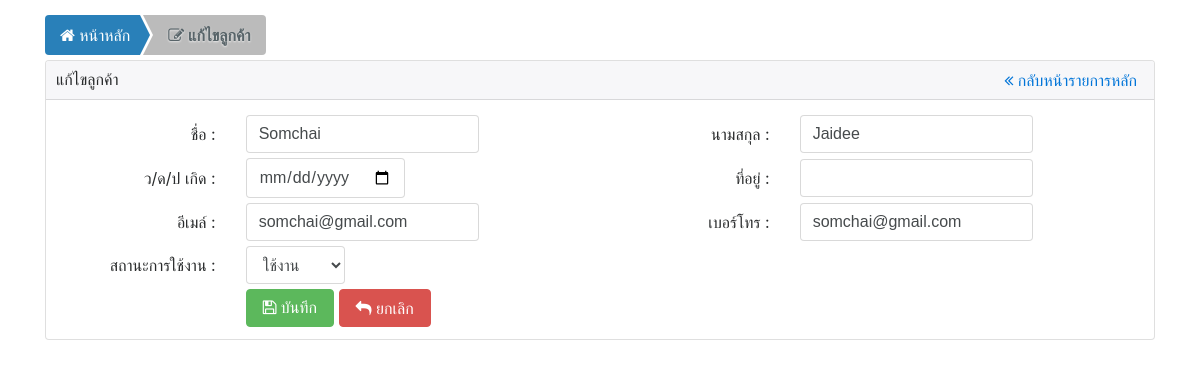
The app's page /customers/add-edit.php?id=1 with its own data.
### tables this page shows
CREATE TABLE IF NOT EXISTS `customers` (
  `cus_id` int(10) unsigned NOT NULL AUTO_INCREMENT,
  `cus_first_name` varchar(50) DEFAULT NULL,
  `cus_last_name` varchar(50) DEFAULT NULL,
  `cus_dob` date DEFAULT NULL,
  `cus_address` text,
  `cus_email` varchar(50) DEFAULT NULL,
  `cus_tel` varchar(50) DEFAULT NULL,
  `created_at` datetime DEFAULT NULL,
  `updated_at` timestamp NULL DEFAULT CURRENT_TIMESTAMP ON UPDATE CURRENT_TIMESTAMP,
  `cus_status` tinyint(1) unsigned NOT NULL DEFAULT '1',
  PRIMARY KEY (`cus_id`)
);

### libs/connect.php (called while the page is built, shortened)
<?php
	include_once('pdo.php');
	$zr = new Zero(true);
?>

### libs/pdo.php (called while the page is built, shortened)
<?php
	class Zero {
		public $conn	= null;
		private $host	= HOST;
		private $user	= USER;
		private $pw		= PASSWORD;
		private $db		= DATABASE;
		public function startConn() {
			try {
				$this->conn = new PDO("mysql:host=". $this->host .";dbname=". $this->db, $this->user, $this->pw);
				return $this->conn;
			} catch (PDOException $ex){
				return $ex->getMessage();
			}
		}
		public function resultLists($sql_string='', $conditions='', $return_object=true) {
			$total = 0;
			$records = array();
			$error_msg = '';
			$result = null;
		   try {
				$query = $this->conn->prepare($sql_string);
			} catch( PDOException $e ) {
				echo 'Error prepare: '. $sql_string .', '. $e->getMessage();
			}
			if( empty( $conditions ) )
				$result = $query->execute();
			else
				$result = $query->execute( $conditions );
			if($result)
			{
				$total = $query->rowCount();
				if($total > 0)
				{
					if($return_object==true)
						$records = $query->fetchAll(PDO::FETCH_OBJ);
					else
						$records = $query->fetchAll(PDO::FETCH_ASSOC);
				}
			} else {
				$error_msg =  $query->errorInfo();
			}
			return ['total'=>$total, 'records'=>$records, 'error_msg'=>$error_msg];
		}
		public function endConn() {
			if($this->conn != null)
			{
				$this->conn = null;
			}
		}
	}
?>

### customers/add-edit.php (the view, shortened to what this page needs)
<?php
	require_once('../libs/connect.php');
	$id = isset($_GET['id'])? $_GET['id'] : 0;
	$cus_first_name = '';
	$cus_last_name = '';
	$cus_dob = '';
	$cus_address = '';
	$cus_email = '';
	$cus_tel = '';
	$cus_status = 1;
	if((int)$id!=0)
	{
		$conds = [':cus_id'=>$id];
		$sql_string = "SELECT * FROM customers WHERE cus_id=:cus_id LIMIT 1 ";
		$results = $zr->resultLists($sql_string,$conds,true);
		if($results['total']!=0)
		{
			$cus_first_name = $results['records'][0]->cus_first_name;
			$cus_last_name = $results['records'][0]->cus_last_name;
			$cus_dob = $results['records'][0]->cus_dob;
			$cus_address = $results['records'][0]->cus_address;
			$cus_email = $results['records'][0]->cus_email;
			$cus_tel = $results['records'][0]->cus_email;
			$cus_status = $results['records'][0]->cus_status;
		}
	}
	$mode_text = ((int)$id!=0)? 'แก้ไข' : 'เพิ่ม';
?>
<!DOCTYPE html>
<html>
	<head>
		<?php include_once("../layout/header-css.php"); ?>
		<link rel="stylesheet" href="css/form-list.css" />
	</head>
	<body>
		<div class="container">
			<div class="row">
				<ul id="breadcrumb">
					<li><a href="<?php echo HTTP_HOST; ?>/crud/customers"><i class="fa fa-home"></i>&nbsp;หน้าหลัก</a></li>
					<li><a onclick="Javascript:void(0);"><i class="fa fa-edit"></i>&nbsp;<?php echo $mode_text; ?>ลูกค้า</a></li>
				</ul>
			</div>
			<div class="row">
				<div class="col-lg-12 col-md-12">
					<div class="card bg-light mb-3">
						<div class="card-header">
							<div class="row">
								<div class="col-md-9 col-sm-9 summ-title"><h6><?php echo $mode_text; ?>ลูกค้า</h6></div>
								<div class="col-md-3 col-sm-3 text-right">
									<a href="<?php echo HTTP_HOST; ?>/crud/customers">
										<span class="btn btn-default back-to-main"><i class="fa fa-angle-double-left"></i>&nbsp;กลับหน้ารายการหลัก</span>
									</a>
								</div>
							</div>
						</div>
						<div class="card-body">
							<div class="row">
								<div class="col-lg-12 col-md-12 col-sm-12">
									<form role="form" class="form-inline" id="customer_form">
										<div class="form-group">
											<label for="cus_first_name" class="col-lg-2 col-md-2 col-sm-2 col-xs-12">ชื่อ&nbsp;:</label>
											<div class="col-lg-4 col-md-4 col-sm-4 col-xs-12">
												<input type="text" class="form-control" name="cus_first_name" id="cus_first_name" value="<?php echo $cus_first_name; ?>" maxlength="50" />
											</div>
											<label for="cus_last_name" class="col-lg-2 col-md-2 col-sm-2 form-label">นามสกุล&nbsp;:</label>
											<div class="col-lg-4 col-md-4 col-sm-4 col-xs-12">
												<input type="text" class="form-control" name="cus_last_name" id="cus_last_name" value="<?php echo $cus_last_name; ?>" maxlength="50" />
											</div>
										</div>
										<div class="form-group">
											<label for="cus_dob" class="col-lg-2 col-md-2 col-sm-2 col-xs-12">ว/ด/ป เกิด&nbsp;:</label>
											<div class="col-lg-4 col-md-4 col-sm-4 col-xs-12">
												<input type="date" class="form-control" name="cus_dob" id="cus_dob" value="<?php echo $cus_dob; ?>" maxlength="10" />
											</div>
											<label for="cus_address" class="col-lg-2 col-md-2 col-sm-2">ที่อยู่&nbsp;:</label>
											<div class="col-lg-4 col-md-4 col-sm-4 col-xs-12">
												<input type="text" class="form-control" name="cus_address" id="cus_address" value="<?php echo $cus_address; ?>" maxlength="500" />
											</div>
										</div>
										<div class="form-group">
											<label for="cus_email" class="col-lg-2 col-md-2 col-sm-2 col-xs-12">อีเมล์&nbsp;:</label>
											<div class="col-lg-4 col-md-4 col-sm-4 col-xs-12">
												<input type="text" class="form-control" name="cus_email" id="cus_email" value="<?php echo $cus_email; ?>" maxlength="50" />
											</div>
											<label for="cus_tel" class="col-lg-2 col-md-2 col-sm-2">เบอร์โทร&nbsp;:</label>
											<div class="col-lg-4 col-md-4 col-sm-4 col-xs-12">
												<input type="text" class="form-control" name="cus_tel" id="cus_tel" value="<?php echo $cus_tel; ?>" maxlength="50" />
											</div>
										</div>
										<div class="form-group">
											<label for="cus_status" class="col-md-2 col-sm-2 form-label text-right">สถานะการใช้งาน&nbsp;:</label>
											<div class="col-md-3 col-sm-3">
												<select class="form-control" name="cus_status" id="cus_status">
													<option value="1" <?php echo (($cus_status==1)? 'selected' : ''); ?>> ใช้งาน </option>
												</select>
											</div>
										</div>
										<div class="form-group">
											<label class="col-md-2 col-sm-2 form-label text-right"></label>
											<div class="col-md-3 col-sm-3">
											<button type="submit" class="btn btn-success"><i class="fa fa-save"></i>&nbsp;บันทึก</button>
											<a href="<?php echo HTTP_HOST; ?>/crud/customers" class="btn btn-danger back-to-main"><i class="fa fa-reply"></i>&nbsp;ยกเลิก</a>
											</div>
										</div>
									</form>
								</div>
							</div>
						</div>
					</div>
				</div>
			</div>
		</div>
	</body>
</html>

### public/css/custom.css (style rules this page uses)
#breadcrumb { list-style: none; display: inline-block; margin-top: 15px; margin-bottom: 5px; margin-right: 5px; margin-left: 0px; padding-left: 15px; }
#breadcrumb li { float: left; display: list-item; text-align: -webkit-match-parent; }
#breadcrumb li a:before, #breadcrumb li a:after { content: ""; position: absolute; top: 0; border: 0 solid #FFFFFF; border-width: 20px 10px; width: 0; height: 0; }
#breadcrumb li:first-child a { padding-left: 15px; -moz-border-radius: 4px 0 0 4px; -webkit-border-radius: 4px; border-radius: 4px 0 0 4px; background-color: #2980b9; }
#breadcrumb li:first-child a:before { border: none; }
#breadcrumb li:first-child a:after { border-left-color: #2980b9; }
#breadcrumb li a { color: #FFF; display: block; background: #2980b9; text-decoration: none; position: relative; height: 40px; line-height: 40px; padding: 0 10px 0 5px; text-align: center; margin-right: 23px; }
#breadcrumb li a:before { left: -20px; border-color: #2980b9; border-left-color: transparent; }
#breadcrumb li a:after { left: 100%; border-color: transparent; border-left-color: #2980b9; }
#breadcrumb li:last-child a { padding-right: 15px; -moz-border-radius: 0 4px 4px 0; -webkit-border-radius: 0; border-radius: 0 4px 4px 0; background-color: #bbbbbb; color: #586469; font-weight: bold; text-shadow: 0px 1px 2px #eee; }
#breadcrumb li:last-child a:after { border-left-color: #bbbbbb; }
#breadcrumb li:last-child a:before { border-color: #bbbbbb; border-left-color: transparent; }
#breadcrumb li:last-child a:after { border: none; }

### customers/css/form-list.css (style rules this page uses)
.card-header { padding: 0px; }
.summ-title { padding-top: 10px; padding-left: 25px; }
.form-inline { padding-top: 10px; padding-bottom: 12px; }
.form-inline label { -webkit-justify-content: flex-end; -ms-flex-pack: flex-end; justify-content: flex-end; }
.form-group { width: 100%; margin-bottom: 2px; padding-top: 5px; }
.btn { cursor: pointer; }

### records on screen
customers: cus_first_name "Somchai", cus_last_name "Jaidee", cus_email "somchai@gmail.com", cus_tel "somchai@gmail.com", cus_status "ใช้งาน"

### other values on screen
$mode_text "แก้ไข"
